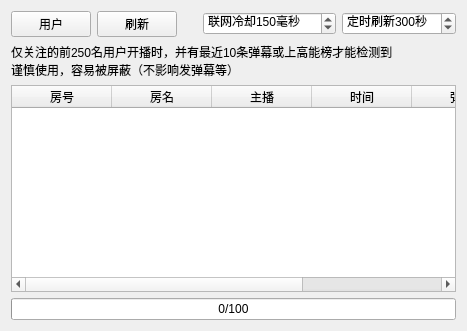
<?xml version="1.0" encoding="UTF-8"?>
<ui version="4.0">
 <class>CatchYouWidget</class>
 <widget class="QWidget" name="CatchYouWidget">
  <property name="geometry">
   <rect>
    <x>0</x>
    <y>0</y>
    <width>467</width>
    <height>331</height>
   </rect>
  </property>
  <property name="windowTitle">
   <string>跑骚抓人</string>
  </property>
  <layout class="QVBoxLayout" name="verticalLayout">
   <item>
    <layout class="QHBoxLayout" name="horizontalLayout">
     <item>
      <widget class="QPushButton" name="userButton">
       <property name="text">
        <string>用户</string>
       </property>
      </widget>
     </item>
     <item>
      <widget class="QPushButton" name="refreshButton">
       <property name="toolTip">
        <string>&lt;html&gt;&lt;head/&gt;&lt;body&gt;&lt;p&gt;第一次刷新时，会获取用户所有关注，并一一检测开播状态&lt;/p&gt;&lt;p&gt;后续刷新，只更新直播中的主播的直播间&lt;/p&gt;&lt;p&gt;若要更新所有关注的状态，点击“用户”重新确认&lt;/p&gt;&lt;/body&gt;&lt;/html&gt;</string>
       </property>
       <property name="text">
        <string>刷新</string>
       </property>
      </widget>
     </item>
     <item>
      <spacer name="horizontalSpacer">
       <property name="orientation">
        <enum>Qt::Horizontal</enum>
       </property>
       <property name="sizeHint" stdset="0">
        <size>
         <width>40</width>
         <height>20</height>
        </size>
       </property>
      </spacer>
     </item>
     <item>
      <widget class="QSpinBox" name="cdSpin">
       <property name="toolTip">
        <string>&lt;html&gt;&lt;head/&gt;&lt;body&gt;&lt;p&gt;适当提高冷却值，避免被B站屏蔽&lt;/p&gt;&lt;/body&gt;&lt;/html&gt;</string>
       </property>
       <property name="suffix">
        <string>毫秒</string>
       </property>
       <property name="prefix">
        <string>联网冷却</string>
       </property>
       <property name="maximum">
        <number>60000</number>
       </property>
       <property name="singleStep">
        <number>250</number>
       </property>
       <property name="value">
        <number>150</number>
       </property>
      </widget>
     </item>
     <item>
      <widget class="QSpinBox" name="refreshSpin">
       <property name="toolTip">
        <string>&lt;html&gt;&lt;head/&gt;&lt;body&gt;&lt;p&gt;每隔一段时间刷新列表&lt;/p&gt;&lt;p&gt;设置为0时关闭定时刷新&lt;/p&gt;&lt;/body&gt;&lt;/html&gt;</string>
       </property>
       <property name="suffix">
        <string>秒</string>
       </property>
       <property name="prefix">
        <string>定时刷新</string>
       </property>
       <property name="maximum">
        <number>7200</number>
       </property>
       <property name="singleStep">
        <number>60</number>
       </property>
       <property name="value">
        <number>300</number>
       </property>
      </widget>
     </item>
    </layout>
   </item>
   <item>
    <widget class="QLabel" name="label">
     <property name="text">
      <string>仅关注的前250名用户开播时，并有最近10条弹幕或上高能榜才能检测到
谨慎使用，容易被屏蔽（不影响发弹幕等）</string>
     </property>
    </widget>
   </item>
   <item>
    <widget class="QTableWidget" name="tableWidget">
     <property name="contextMenuPolicy">
      <enum>Qt::CustomContextMenu</enum>
     </property>
     <column>
      <property name="text">
       <string>房号</string>
      </property>
     </column>
     <column>
      <property name="text">
       <string>房名</string>
      </property>
     </column>
     <column>
      <property name="text">
       <string>主播</string>
      </property>
     </column>
     <column>
      <property name="text">
       <string>时间</string>
      </property>
     </column>
     <column>
      <property name="text">
       <string>弹幕</string>
      </property>
     </column>
     <column>
      <property name="text">
       <string>贡献</string>
      </property>
     </column>
    </widget>
   </item>
   <item>
    <widget class="QProgressBar" name="progressBar">
     <property name="value">
      <number>0</number>
     </property>
     <property name="format">
      <string>%v/%m</string>
     </property>
    </widget>
   </item>
  </layout>
 </widget>
 <resources/>
 <connections/>
</ui>
